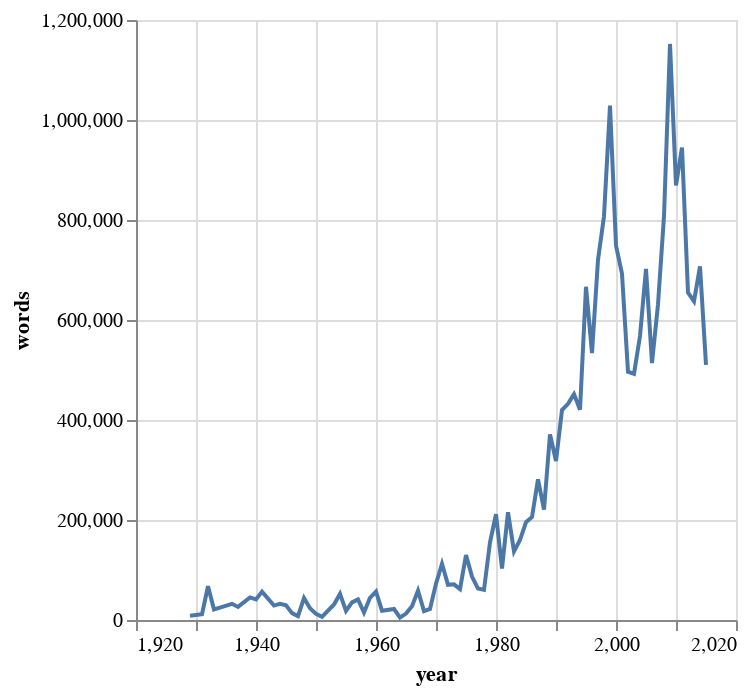

The code cell stored with this chart in its notebook:
### Code cell
alt.Chart(grouped_dialogue_df).mark_line().encode(
    x='year',
    y='words',
)

### Figure 1 — Vega-Lite specification as saved in the notebook (floating-point values rounded to 4 significant figures)
{"$schema": "https://vega.github.io/schema/vega-lite/v5.17.0.json", "config": {"view": {"continuousHeight": 300, "continuousWidth": 300}}, "data": {"name": "data-9d6322c284a9ef23e3c22007aed67c34"}, "datasets": {"data-9d6322c284a9ef23e3c22007aed67c34": [{"words": 8572, "year": 1929}, {"words": 11601, "year": 1931}, {"words": 67534, "year": 1932}, {"words": 21125, "year": 1933}, {"words": 24646, "year": 1934}, {"words": 32380, "year": 1936}, {"words": 26192, "year": 1937}, {"words": 45109, "year": 1939}, {"words": 40977, "year": 1940}, {"words": 56795, "year": 1941}, {"words": 28861, "year": 1943}, {"words": 32208, "year": 1944}, {"words": 29230, "year": 1945}, {"words": 13678, "year": 1946}, {"words": 7688, "year": 1947}, {"words": 43830, "year": 1948}, {"words": 23440, "year": 1949}, {"words": 12149, "year": 1950}, {"words": 6399, "year": 1951}, {"words": 31074, "year": 1953}, {"words": 52272, "year": 1954}, {"words": 18280, "year": 1955}, {"words": 35286, "year": 1956}, {"words": 40979, "year": 1957}, {"words": 14896, "year": 1958}, {"words": 44422, "year": 1959}, {"words": 56698, "year": 1960}, {"words": 18600, "year": 1961}, {"words": 21996, "year": 1963}, {"words": 4895, "year": 1964}, {"words": 12780, "year": 1965}, {"words": 27648, "year": 1966}, {"words": 58485, "year": 1967}, {"words": 17918, "year": 1968}, {"words": 22244, "year": 1969}, {"words": 72693, "year": 1970}, {"words": 112442, "year": 1971}, {"words": 70358, "year": 1972}, {"words": 71312, "year": 1973}, {"words": 61713, "year": 1974}, {"words": 129884, "year": 1975}, {"words": 86732, "year": 1976}, {"words": 62871, "year": 1977}, {"words": 60174, "year": 1978}, {"words": 155487, "year": 1979}, {"words": 211444, "year": 1980}, {"words": 102710, "year": 1981}, {"words": 215358, "year": 1982}, {"words": 137266, "year": 1983}, {"words": 159963, "year": 1984}, {"words": 195535, "year": 1985}, {"words": 205862, "year": 1986}, {"words": 281291, "year": 1987}, {"words": 220812, "year": 1988}, {"words": 371167, "year": 1989}, {"words": 317887, "year": 1990}, {"words": 419962, "year": 1991}, {"words": 432379, "year": 1992}, {"words": 451761, "year": 1993}, {"words": 420542, "year": 1994}, {"words": 666427, "year": 1995}, {"words": 534001, "year": 1996}, {"words": 720235, "year": 1997}, {"words": 807564, "year": 1998}, {"words": 1028874, "year": 1999}, {"words": 748856, "year": 2000}, {"words": 692483, "year": 2001}, {"words": 496577, "year": 2002}, {"words": 492354, "year": 2003}, {"words": 567967, "year": 2004}, {"words": 702133, "year": 2005}, {"words": 513689, "year": 2006}, {"words": 631052, "year": 2007}, {"words": 807609, "year": 2008}, {"words": 1152099, "year": 2009}, {"words": 869297, "year": 2010}, {"words": 944803, "year": 2011}, {"words": 654881, "year": 2012}, {"words": 637486, "year": 2013}, {"words": 707308, "year": 2014}, {"words": 510435, "year": 2015}]}, "encoding": {"x": {"field": "year", "type": "quantitative"}, "y": {"field": "words", "type": "quantitative"}}, "mark": {"type": "line"}}
